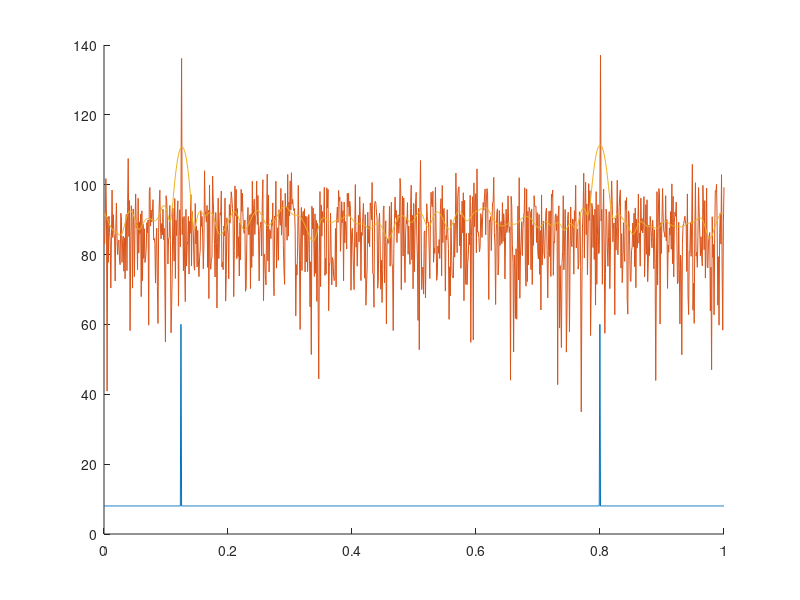

Here is the MATLAB script that generated this plot:
close all;
clear all;

% params 
K = 1000;
sigma2w = 1.26;
f_1 = 0.125;
f_2 = 0.8;

% r.v.s
phi_1 = 2*pi*rand(K, 1);
phi_2 = 2*pi*rand(K, 1);
w = sqrt(sigma2w) * (randn(K, 1) + 1j * randn(K, 1));

% generate the r.p. x
k = transpose(0:(K - 1));
x = exp(1j*2*pi*f_1*k + phi_1) + exp(1j*2*pi*f_2*k + phi_2) + w;

f = linspace(0, 1, K);
% Theoretical psd: F[r(n) = e^j... + e^j... + sigma2*delta] = delta(f - f_1)
% + delta(f - f_2) + sigma2w
psd_theor = 2 * sigma2w * ones(K, 1);
psd_theor(round(f_1 * K)) = 2 * sigma2w + K;
psd_theor(round(f_2 * K)) = 2 * sigma2w + K;

% Periodogram
X = fft(x); % Tc = 1
psd_per = 1/K * abs(X).^2;
%psd_per_matlab = periodogram(x, rectwin(K), K).';

% Welch
D = 50;
S = 10;
win = rectwin(D);
Mw = 1/D * (win'*win);
%psd_welch_matlab = pwelch(x, w, S, K);
N_s = floor((K - D) / (D - S) + 1);
psd_w = zeros(K, N_s);
for s = 0:N_s - 1
    x_s = win .* x((s*(D-S) + 1):(s*(D-S) + D));
    X_s = fft(x_s, K);
    psd_w(:,s+1) = 1/(D*Mw) * abs(X_s).^2;
end

psd_welch = mean(psd_w, 2);

% AR model


% figure;
% hold all;
% plot(f, 20*log10(psd_w(:,1)));
% plot(f, 20*log10(psd_w(:,2)));
% plot(f, 20*log10(psd_w(:,3)));

figure;
hold all;
plot(f, 20*log10(psd_theor));
plot(f, 20*log10(psd_per));
%plot(f, 20*log10(psd_per_matlab));
%plot(f, 20*log10(psd_welch_matlab));
plot(f, 20*log10(psd_welch));
